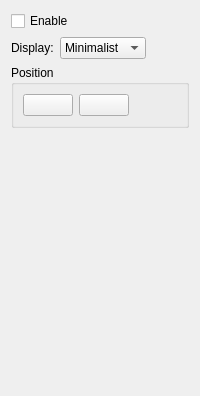
         <widget class="QWidget" name="tab_hr">
          <attribute name="title">
           <string>Heart Rate</string>
          </attribute>
          <layout class="QVBoxLayout" name="verticalLayout_26">
           <item>
            <widget class="QCheckBox" name="checkBox_enableHR">
             <property name="text">
              <string>Enable</string>
             </property>
            </widget>
           </item>
           <item>
            <layout class="QHBoxLayout" name="horizontalLayout_3">
             <item>
              <widget class="QLabel" name="label_9">
               <property name="sizePolicy">
                <sizepolicy hsizetype="Preferred" vsizetype="Preferred">
                 <horstretch>0</horstretch>
                 <verstretch>0</verstretch>
                </sizepolicy>
               </property>
               <property name="minimumSize">
                <size>
                 <width>0</width>
                 <height>0</height>
                </size>
               </property>
               <property name="text">
                <string>Display:</string>
               </property>
              </widget>
             </item>
             <item>
              <widget class="QComboBox" name="comboBox_displayHR">
               <property name="sizePolicy">
                <sizepolicy hsizetype="Preferred" vsizetype="Fixed">
                 <horstretch>0</horstretch>
                 <verstretch>0</verstretch>
                </sizepolicy>
               </property>
               <property name="minimumSize">
                <size>
                 <width>75</width>
                 <height>0</height>
                </size>
               </property>
               <item>
                <property name="text">
                 <string>Minimalist</string>
                </property>
               </item>
               <item>
                <property name="text">
                 <string>Detailed</string>
                </property>
               </item>
               <item>
                <property name="text">
                 <string>Graph</string>
                </property>
               </item>
              </widget>
             </item>
             <item>
              <spacer name="horizontalSpacer_4">
               <property name="orientation">
                <enum>Qt::Horizontal</enum>
               </property>
               <property name="sizeHint" stdset="0">
                <size>
                 <width>40</width>
                 <height>20</height>
                </size>
               </property>
              </spacer>
             </item>
            </layout>
           </item>
           <item>
            <widget class="QGroupBox" name="groupBox_11">
             <property name="title">
              <string>Position</string>
             </property>
             <layout class="QHBoxLayout" name="horizontalLayout_17">
              <item>
               <widget class="QPushButton" name="pushButton_leftHr">
                <property name="minimumSize">
                 <size>
                  <width>50</width>
                  <height>0</height>
                 </size>
                </property>
                <property name="text">
                 <string/>
                </property>
                <property name="icon">
                 <iconset resource="../MyResources.qrc">
                  <normaloff>:/image/icon/leftArrow</normaloff>:/image/icon/leftArrow</iconset>
                </property>
               </widget>
              </item>
              <item>
               <widget class="QPushButton" name="pushButton_rightHr">
                <property name="minimumSize">
                 <size>
                  <width>50</width>
                  <height>0</height>
                 </size>
                </property>
                <property name="text">
                 <string/>
                </property>
                <property name="icon">
                 <iconset resource="../MyResources.qrc">
                  <normaloff>:/image/icon/rightArrow</normaloff>:/image/icon/rightArrow</iconset>
                </property>
               </widget>
              </item>
              <item>
               <spacer name="horizontalSpacer_17">
                <property name="orientation">
                 <enum>Qt::Horizontal</enum>
                </property>
                <property name="sizeHint" stdset="0">
                 <size>
                  <width>40</width>
                  <height>20</height>
                 </size>
                </property>
               </spacer>
              </item>
             </layout>
            </widget>
           </item>
           <item>
            <spacer name="verticalSpacer_17">
             <property name="orientation">
              <enum>Qt::Vertical</enum>
             </property>
             <property name="sizeHint" stdset="0">
              <size>
               <width>20</width>
               <height>257</height>
              </size>
             </property>
            </spacer>
           </item>
          </layout>
         </widget>
